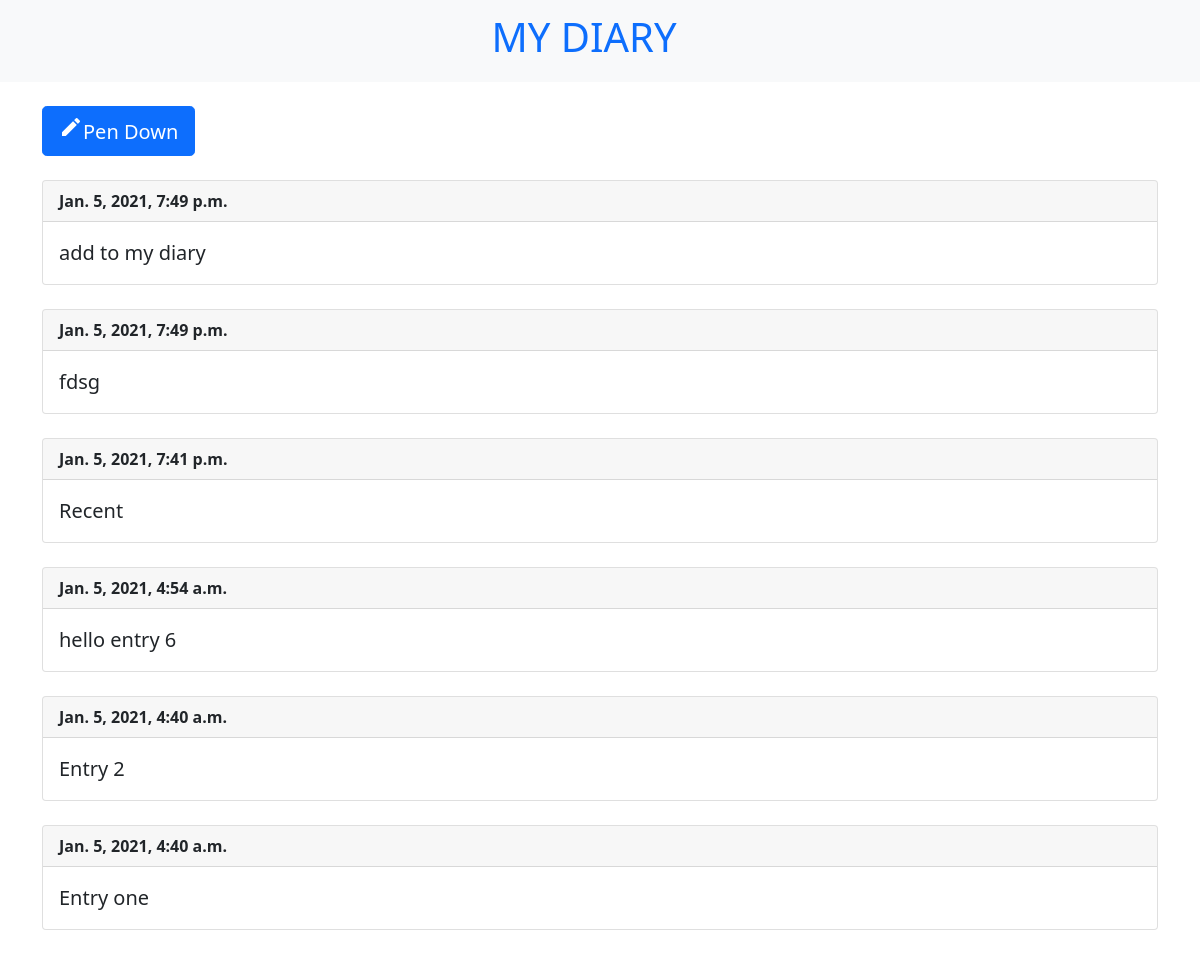
Before: / with the older database file.
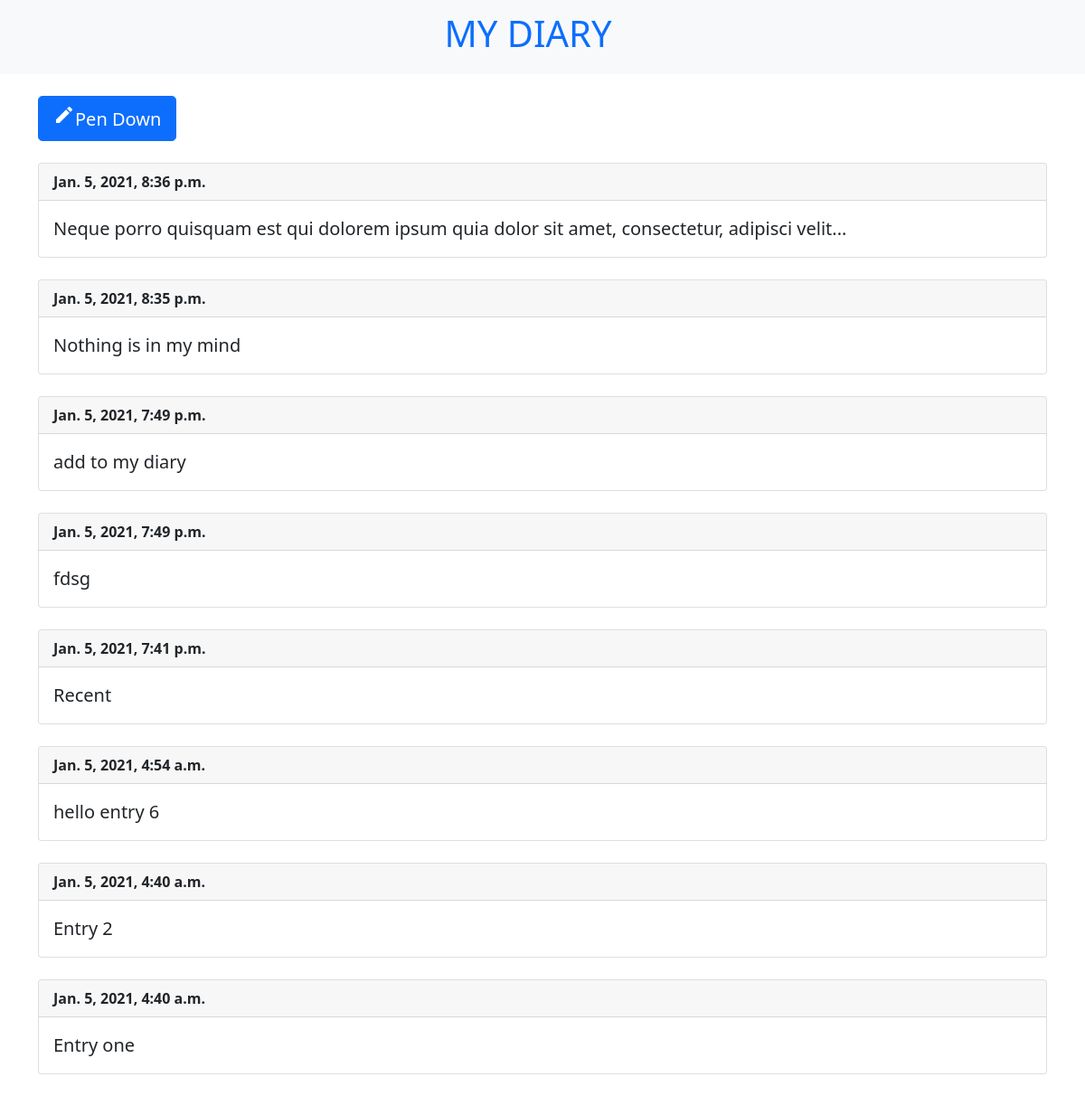
After: the same page with the newer database file.
### entries/models.py (models this page shows, shortened)
class Entry(models.Model):
    text = models.TextField()
    date_posted = models.DateTimeField(auto_now_add=True)
    class Meta:
        verbose_name_plural = 'Entries'

### entries/views.py (the view)
# urls.py: path('',views.index ,name='home'),
def index(request):
    entries = Entry.objects.order_by('-date_posted')
    context = {'entries':entries}
    return render(request,'entries/index.html',context)

### entries/templates/entries/index.html (shortened to what this page needs)
<!doctype html>
<html lang="en">
<head>
    <link href="https://cdn.jsdelivr.net/npm/bootstrap@5.0.0-beta1/dist/css/bootstrap.min.css" rel="stylesheet"
>
</head>
<body>
    <nav class="navbar bg-light">
        <div class="container-fluid justify-content-center">
            <a class="navbar-brand" href="{% url 'home'%}"><h1>MY DIARY<h1></a>
        </div>
    </nav>
    <br>
    <div class="container">
        <a class="btn btn-primary btn-lg" href="{% url 'add' %}"><span class="material-icons">create
</span>Pen Down</a>
        <br>
        <br>
        {% for entry in entries %}
        <div class="card">
            <div class="card-header">
                <strong>{{ entry.date_posted }} </strong>
            </div>
            <div class="card-body">
                <blockquote class="blockquote mb-0">
                    <p>{{ entry.text }}</p>
                </blockquote>
            </div>
        </div>
        <br>
        {% endfor %}
    </div>
</body>
</html>

Changed rows visible on the page:
added Entry: date_posted "Jan. 5, 2021, 8:36 p.m.", text "Neque porro quisquam est qui dolorem ipsum quia dolor sit amet, consectetur, adipisci velit..."
added Entry: date_posted "Jan. 5, 2021, 8:35 p.m.", text "Nothing is in my mind"
